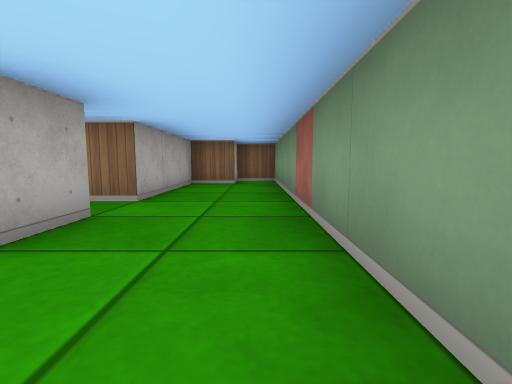
[1] (above)

16 first-person views from a walk through a cub3D ray-caster map. The camera is about half as high as the walls, tilts 6° down and sees 85° across. The floor is counted in squares. Each view is taken from the middle of a square. On the plan, view 1 faces up. The plan holds only what a view shows up to about 9 squares ahead; the rest is blank.

[2]
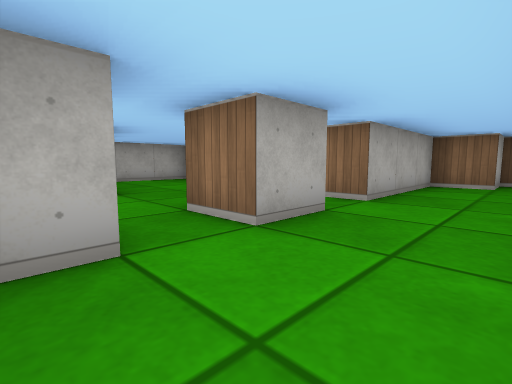

[3]
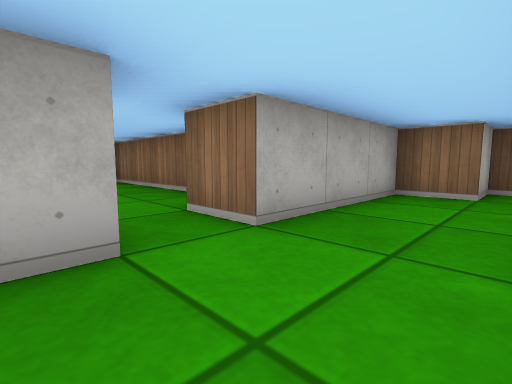

[4]
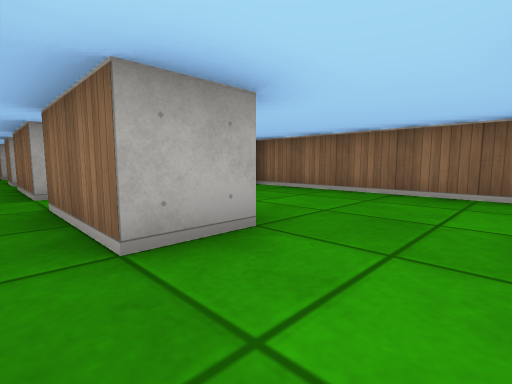

[5]
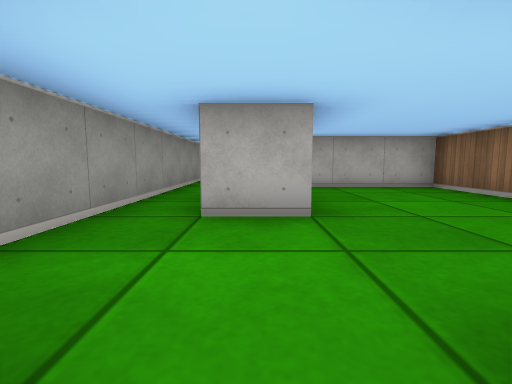

[6]
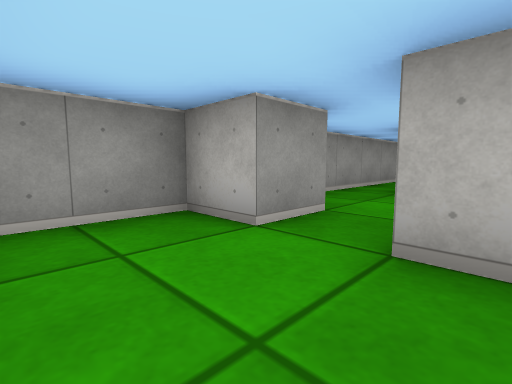

[7]
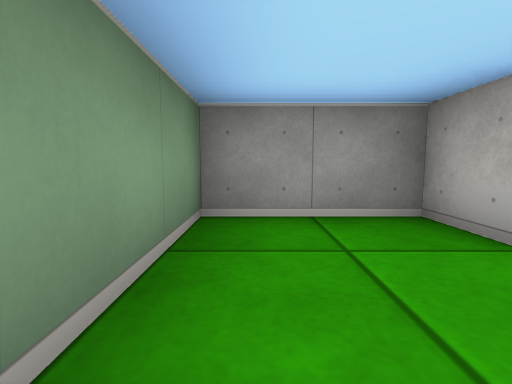

[8]
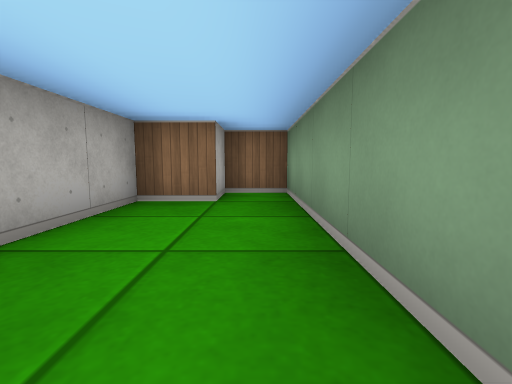

[9]
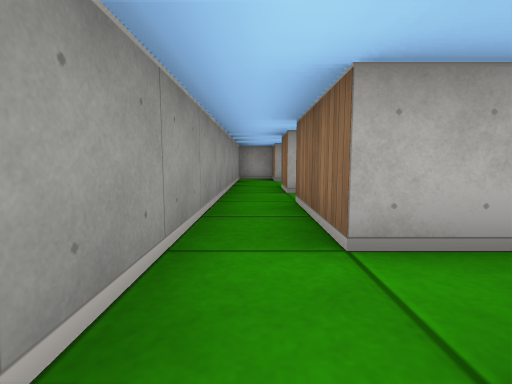

[10]
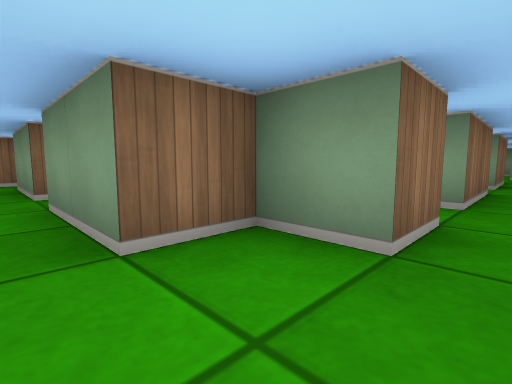

[11]
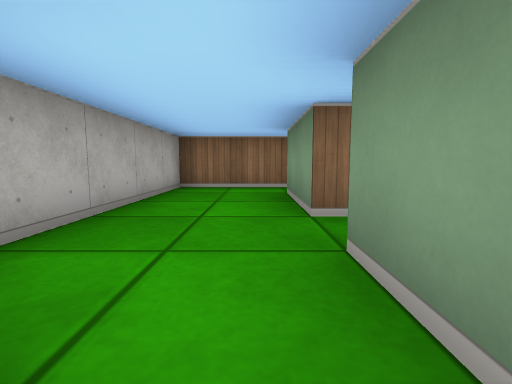

[12]
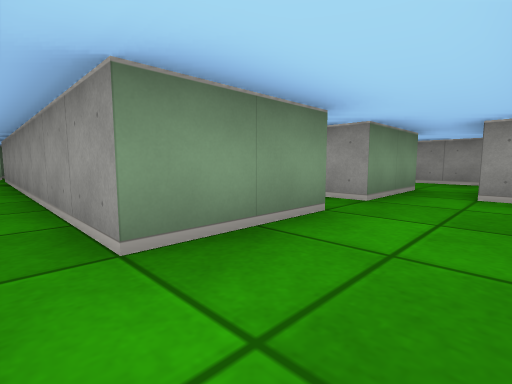

[13]
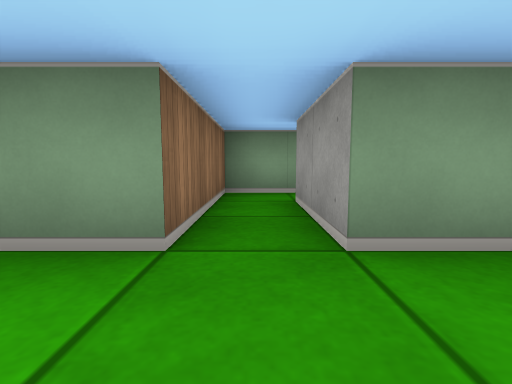

[14]
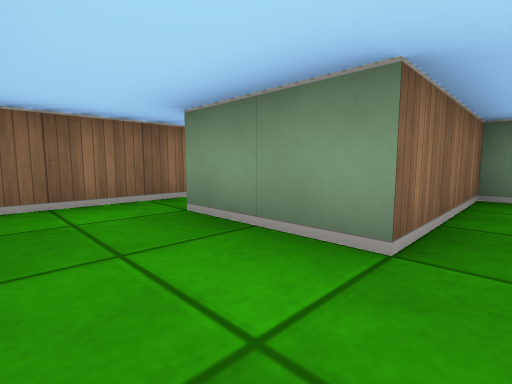

[15]
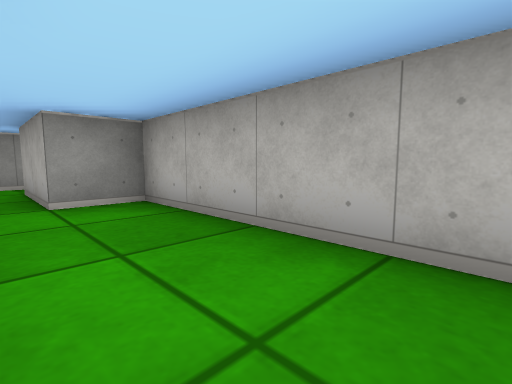

[16]
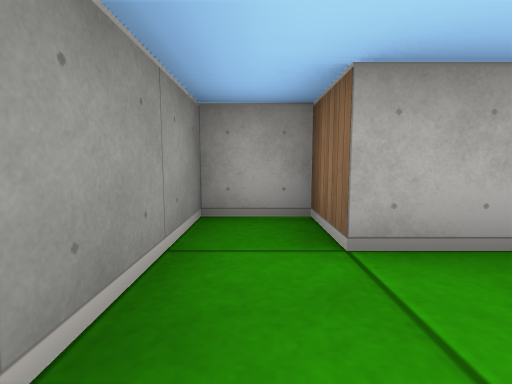

### Floor plan
Ten units are one square. View 1 is at (0, 0); x grows to the right and y downward. Boxes are objects, and circles mark ways between rooms. Rooms are numbered by the first view taken in them; rooms with no view inside come last. Other rooms are left out.
<svg viewBox="-150 -80 160 90">
<path fill="none" stroke="#000" d="M-31 -45 -75 -45 -75 -15M-15 -26 -15 -15 -25 -15M-45 -16 -45 -5M-26 -5 -15 -5 -15 5 5 5 5 -75 -5 -75 -5 -65 -15 -65 -15 -35 -25 -35M-45 5 -35 5M-75 -15 -75 -5 -95 -5M-95 5 -45 5M-45 -5 -65 -5M-135 -25 -135 -5 -145 -5 -145 5 -115 5M-115 -5 -115 -15 -125 -15 -125 -25M-119 -75 -145 -75 -145 -65M-125 -65 -45 -65M-145 -65 -145 -25 -135 -25M-125 -45 -125 -65M-125 -25 -125 -35M-95 -32 -95 -45 -125 -45M-104 -5 -115 -5M-125 -35 -105 -35M-115 5 -95 5"/>
<circle cx="-55" cy="0" r="3" fill="#2a7"/>
<circle cx="-70" cy="-10" r="3" fill="#2a7"/>
<circle cx="-85" cy="0" r="3" fill="#2a7"/>
<circle cx="-130" cy="-20" r="3" fill="#2a7"/>
<circle cx="-110" cy="0" r="3" fill="#2a7"/>
<circle cx="-135" cy="-55" r="3" fill="#2a7"/>
<circle cx="-115" cy="-40" r="3" fill="#2a7"/>
<text x="-30" y="-30">1</text>
<text x="-70" y="0">2</text>
<text x="-130" y="-10">3</text>
<text x="-80" y="-70">4</text>
<text x="-140" y="-50">5</text>
<text x="-100" y="-20">6</text>
</svg>
Room 1 opens to room 2. Room 2 opens to room 6. Room 3 opens to room 5. Room 3 opens to room 6. Room 4 opens to room 5. Room 5 opens to room 6.

Where each view was taken, in squares from view 1:
view 1: 0 up, 0 right, facing up
view 2: 0 up, 0 right, facing up-left
view 3: 2 up, 0 right, facing up-left
view 4: 0 up, 3 left, facing up-left
view 5: 1 up, 2 left, facing left
view 6: 2 up, 0 right, facing down-left
view 7: 2 up, 0 right, facing down
view 8: 3 up, 0 right, facing up
view 9: 0 up, 6 left, facing left
view 10: 0 up, 13 left, facing up-right
view 11: 2 up, 13 left, facing up
view 12: 7 up, 14 left, facing down-right
view 13: 4 up, 14 left, facing right
view 14: 4 up, 14 left, facing up-right
view 15: 6 up, 13 left, facing down-left
view 16: 0 up, 12 left, facing left
